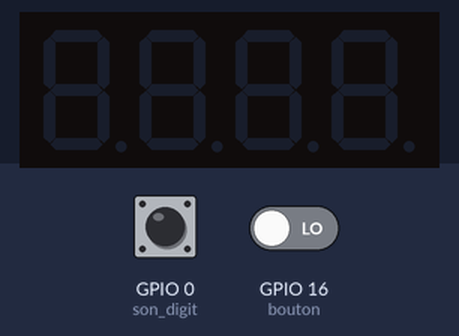
A program run on a simulated ESP32 board running MicroPython. On the bench: 4-digit seven-segment display. The inputs (shaded band) are chosen by the test bench; at power-on: GPIO 0 (son_digit) LOW, GPIO 16 (bouton) LOW. WiFi joins after 1.5 s; library files of the repository ran but are not shown: tm1637.py; what the program prints to the serial console is not drawn.

Above: at 2.7 s.
2.8 s: GPIO 0 (son_digit) pulled HIGH for 3.2 s
At 7.2 s:
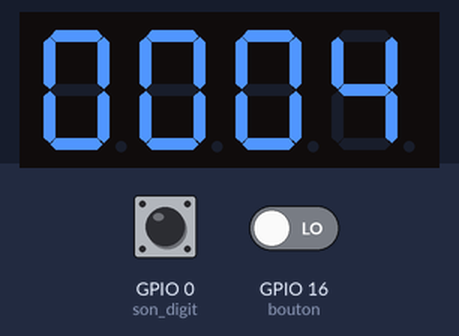
7.5 s: GPIO 0 (son_digit) pulled HIGH for 0.15 s
At 8.5 s:
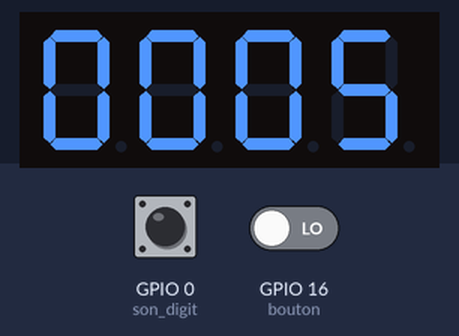
Timing chart, 0 to 10.5 s (numbered marks = the images above; inputs shaded):
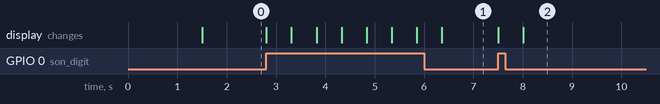

Measured:
- after the input at 2.8 s, the display: first changes at once (image 1 shows a later state)
- after the input at 7.5 s, the display: first changes at once (image 2 shows a later state)

The program:

main.py
```python
##############################################################################################################
#
#
#
#
##############################################################################################################
##  Importation des librairies                                                                              ##
##############################################################################################################
#
#
#
##############################################################################################################
from machine import ADC
from machine import SoftI2C
from machine import Pin, PWM
import random
import _thread
import tm1637
import usocket as socket
import uselect as select
import time
import onewire
import re
import gc


##############################################################################################################
##  Définition des capteurs et initialisation des valeurs                                                   ##
##############################################################################################################
#
#
##############################################################################################################
#...TM1637           | écran 7-Segment à 4 Chiffres
tm= tm1637.TM1637(clk=Pin(15), dio=Pin(4))
tm.show('    ')
     # tm.show('10') #display the number 10 on the display

##############################################################################################################
#...                 | Module numérique de capteur d'intensité lumineuse
bouton= Pin(16, Pin.IN, Pin.PULL_DOWN)
     # bouton.value() # 1 si bouton, 0 sinon.

##############################################################################################################
#...KY-038           | Capteur de Son
son_analog= ADC(Pin(36))
son_analog.atten(ADC.ATTN_11DB)       # Full range: 3.3v
son_analog.width(ADC.WIDTH_9BIT)     # Range 0 to 4095
son_digit= Pin(0, Pin.IN, Pin.PULL_DOWN)
     # son_analog.read()
     # son_digit.value() # 1 si son, 0 sinon.

##############################################################################################################
##  Boucle pincipale                                                                                        ##
##############################################################################################################
#
#
##############################################################################################################
temps = 0
blinker = True
while True :
  tmp_factor = 1
  if son_digit.value() == 1:
    temps += 1
    minute  = int(temps / 60)
    seconde = int(temps % 60)
    if bouton.value() == 1 :
        tmp_factor = 1.0/5
    tm.numbers(minute,seconde, blinker)
    time.sleep(0.5*tmp_factor)
    blinker = not blinker
    tm.numbers(minute,seconde, blinker)
    time.sleep(0.5*tmp_factor)
    blinker = not blinker
```

boot.py
```python
# Complete project details at https://RandomNerdTutorials.com
import usocket as socket
import uselect as select
from machine import Pin, PWM

import time
import ubinascii
import machine
import micropython
import network
import esp
esp.osdebug(None)
import gc
gc.collect()

client_id = ubinascii.hexlify(machine.unique_id())
station = None
#...AP mode
boot_button = Pin(0, Pin.IN)

#...Sation mode
print('Station mode')
ssid = 'Olympie'
password = 'maisonambilly'
#ssid = 'Semaine_ele'
#password = 'Montbrillant'
station = network.WLAN(network.STA_IF)
station.active(True)
station.ifconfig(('192.168.0.40', '255.255.255.0', '192.168.0.254', '192.168.0.254'))
#station.ifconfig(('192.168.4.5', '255.255.255.0', '192.168.0.254', '192.168.4.1'))
station.connect(ssid, password)
while station.isconnected() == False:
  pass
print('Connection successful')
print(station.ifconfig())
```
